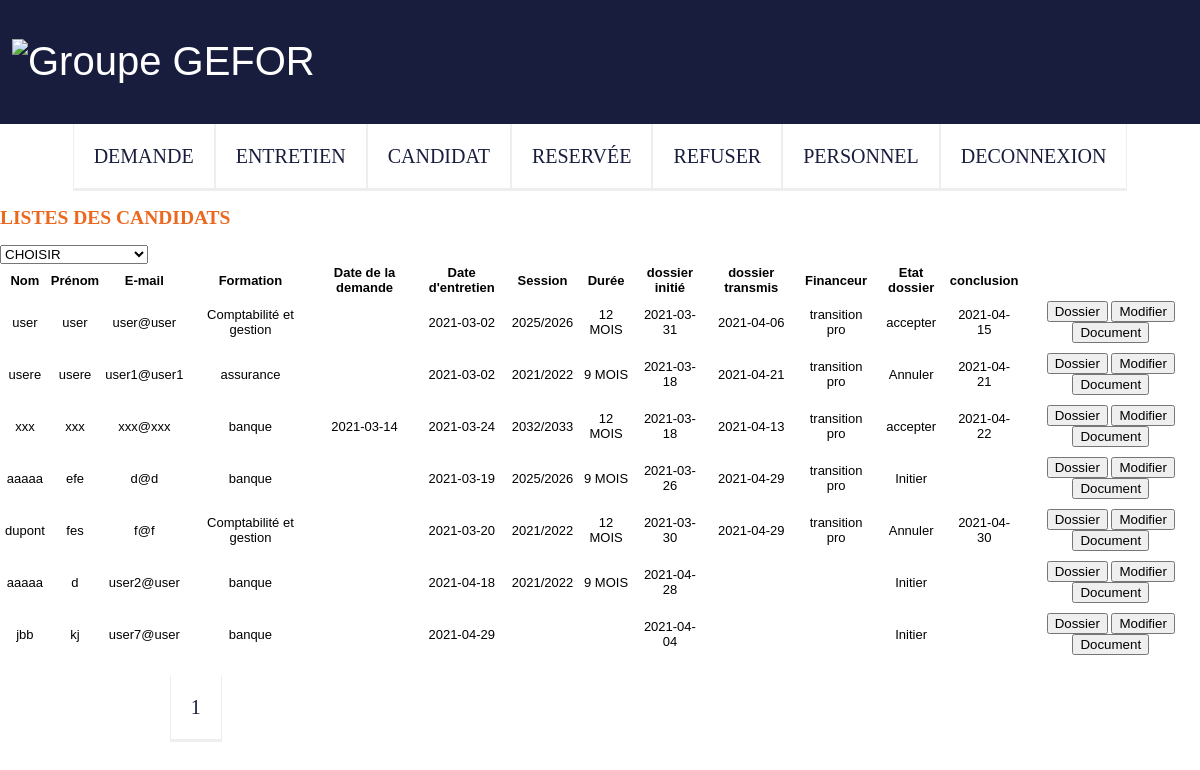
The app's page /ppe3_vrai/admin/candi_valid.php with its own data.
### tables this page shows
CREATE TABLE IF NOT EXISTS `candidat` (
  `idcandidat` int(11) NOT NULL AUTO_INCREMENT,
  `nom_dusage` varchar(45) NOT NULL,
  `nom_jeunefille` varchar(255) DEFAULT NULL,
  `prenom` varchar(45) NOT NULL,
  `date_naissance` date DEFAULT NULL,
  `adresse` varchar(75) DEFAULT NULL,
  `cp` varchar(10) DEFAULT NULL,
  `ville` varchar(45) DEFAULT NULL,
  `email` varchar(45) NOT NULL,
  `tel` varchar(14) DEFAULT NULL,
  `nationalite` varchar(255) DEFAULT NULL,
  `reunion_info` tinyint(1) DEFAULT NULL,
  `elementdeclencheur` text,
  `objectif2` text,
  `objectif3` text,
  `objectif4` text,
  `objectif5` text,
  `objectif7` text,
  `objectif8` text,
  `pk_formation` text,
  `court` text,
  `moyen` text,
  `long_terme` text,
  `points_forts` text,
  `axe_progres` text,
  `charges_familiales` text,
  `soutien_entourage` varchar(50) DEFAULT NULL,
  `adequation` text,
  `stages` text,
  `diplome` varchar(255) DEFAULT NULL,
  `motivations` varchar(45) DEFAULT NULL,
  `epreuve_dispense` varchar(255) DEFAULT NULL,
  `avis_projet` varchar(45) DEFAULT NULL,
  `decision` varchar(45) DEFAULT NULL,
  `remarque_decision` text,
  `organisme_connu` text,
  `id_situation` int(11) DEFAULT NULL,
  `commentaire_situation` varchar(45) DEFAULT NULL,
  `id_formation` int(11) DEFAULT NULL,
  `id_session` int(11) DEFAULT NULL,
  `mot_de_passe` varchar(255) NOT NULL,
  `id_groupe` int(11) NOT NULL,
  `date_ajout` date DEFAULT NULL,
  `date_modification` date DEFAULT NULL,
  `cursus_formulaire` int(11) DEFAULT NULL,
  `autre_soutien` varchar(100) DEFAULT NULL,
  `entretien` date DEFAULT NULL,
  `remarque_entretien` text,
  `resultat_test` varchar(11) DEFAULT NULL,
  PRIMARY KEY (`idcandidat`),
  KEY `idformation` (`id_formation`),
  KEY `idsituation_pro` (`id_situation`),
  KEY `id_session` (`id_session`),
  KEY `id_groupe` (`id_groupe`)
);

CREATE TABLE IF NOT EXISTS `formation` (
  `idformation` int(11) NOT NULL AUTO_INCREMENT,
  `libelle` varchar(45) DEFAULT NULL,
  `date_ajout` date DEFAULT NULL,
  `date_modification` date DEFAULT NULL,
  PRIMARY KEY (`idformation`)
);

CREATE TABLE IF NOT EXISTS `periode` (
  `idsession` int(11) NOT NULL AUTO_INCREMENT,
  `session` varchar(20) DEFAULT NULL,
  `duree` varchar(20) NOT NULL,
  `datedebut` date DEFAULT NULL,
  `datefin` date DEFAULT NULL,
  `date_ajout` date DEFAULT NULL,
  `date_modification` date DEFAULT NULL,
  PRIMARY KEY (`idsession`)
);

CREATE TABLE IF NOT EXISTS `dossier_etat` (
  `id_candidat` int(11) NOT NULL,
  `id_etat` int(11) NOT NULL,
  `initie` date DEFAULT NULL,
  `date` date DEFAULT NULL,
  `transmis` date DEFAULT NULL,
  `financeur` varchar(50) DEFAULT NULL,
  UNIQUE KEY `id_candidat` (`id_candidat`,`id_etat`) USING BTREE,
  KEY `id_etat` (`id_etat`)
);

CREATE TABLE IF NOT EXISTS `etat_dossier` (
  `id` int(11) NOT NULL AUTO_INCREMENT,
  `nom` varchar(50) NOT NULL,
  PRIMARY KEY (`id`)
);

### ppe3_vrai/admin/sql/sql_candi_valid.php (called while the page is built, shortened)
<?php
require_once('../bdd/connect.php');
if(isset($_GET['page']) && !empty($_GET['page'])){
    $currentPage = (int) strip_tags($_GET['page']);
}else{
    $currentPage = 1;
}
$parPage = 20;
if(isset($_GET['idforma']) && !empty($_GET['idforma'])){
    $formation= securite($_GET['idforma']);
    $compter= $db->prepare("SELECT COUNT(*) as nbPersonne FROM candidat
    WHERE   id_groupe = 3 and id_formation = :formation");
    $compter->bindValue(':formation', $formation, PDO::PARAM_INT);
    $compter->execute();
    $nbPersonne= $compter->fetch();
    $nbPerso = (int) $nbPersonne['nbPersonne'];
    $pages = ceil($nbPerso / $parPage);
    $premier = ($currentPage * $parPage) - $parPage;
    $base_joint = $db->prepare("SELECT idcandidat,date_naissance,prenom,nom_dusage,
    cp,ville,email,tel,formation.libelle,candidat.date_ajout,entretien,duree, periode.session,
    initie,transmis, financeur, etat_dossier.nom as statut, dossier_etat.date as conclu FROM candidat
    INNER JOIN formation
    on candidat.id_formation = formation.idformation
    left join periode
    on periode.idsession = candidat.id_session
    left join dossier_etat
    on dossier_etat.id_candidat = candidat.idcandidat
    left join etat_dossier
    on dossier_etat.id_etat = etat_dossier.id
    WHERE  id_groupe = 3 and id_formation = :formation
    LIMIT :premier, :parpage
    ");
    $base_joint->bindValue(':premier', $premier, PDO::PARAM_INT);
    $base_joint->bindValue(':parpage', $parPage, PDO::PARAM_INT);
    $base_joint->bindValue(':formation', $formation, PDO::PARAM_INT);
    $base_joint->execute();
    $candidat= $base_joint->fetchall(pdo::FETCH_ASSOC);
}  else{
    $compter= $db->prepare("SELECT COUNT(*) as nbPersonne FROM candidat
    WHERE  id_groupe = 3 ");
    $compter->execute();
    $nbPersonne= $compter->fetch();
    $premier = ($currentPage * $parPage) - $parPage;
    $base_joint = $db->prepare("SELECT idcandidat,date_naissance,prenom,nom_dusage,
    cp,ville,email,tel,formation.libelle,candidat.date_ajout,entretien,duree, periode.session,initie, transmis
    ,financeur,etat_dossier.nom as statut, dossier_etat.date as conclu  FROM candidat
    INNER JOIN formation
    on candidat.id_formation = formation.idformation
    left join periode
    on periode.idsession = candidat.id_session
    left join dossier_etat
    on dossier_etat.id_candidat = candidat.idcandidat
    left join etat_dossier
    on dossier_etat.id_etat = etat_dossier.id
    WHERE  id_groupe =3
    LIMIT :premier, :parpage
    ");
    $base_joint->bindValue(':premier', $premier, PDO::PARAM_INT);
    $base_joint->bindValue(':parpage', $parPage, PDO::PARAM_INT);
    $base_joint->execute();
    $candidat= $base_joint->fetchall(pdo::FETCH_ASSOC);
    $nbPerso = (int) $nbPersonne['nbPersonne'];
    $pages = ceil($nbPerso / $parPage);
}
?>

### ppe3_vrai/admin/candi_valid.php (the view, shortened to what this page needs)
<?php
require_once("header.php");
require("nav_admin.php");
require('sql/sql_candi_valid.php');
(!empty($_GET['idforma']) && isset($_GET['idforma']))? $forma= "&idforma=".$_GET['idforma']:$forma="";
?>
<main>
    <h2>LISTES DES CANDIDATS </h2>
    <SELECT onChange="document.location=this.options[this.selectedIndex].value">
        <OPTION VALUE="#" SELECTED>     CHOISIR     </OPTION>
    </SELECT>
    <table class="table">
        <thead>
            <th>Nom</th>
            <th>Prénom</th>
            <th>E-mail</th>
            <th>Formation</th>
            <th>Date de la demande</th>
            <th>Date d'entretien</th>
            <th>Session</th>
            <th>Durée</th>
            <th> dossier initié </th>
            <th>dossier transmis</th>
            <th>Financeur</th>
            <th>Etat dossier</th>
            <th>conclusion</th>
        </thead>
        <tbody>
            <?php
                foreach($candidat as $gefor){
            ?>
            <tr>
                    <td> <?=$gefor['nom_dusage'] ?></td>
                    <td> <?=$gefor['prenom'] ?></td>
                    <td> <?=$gefor['email'] ?></td>
                    <td> <?=$gefor['libelle'] ?></td>
                    <td><?=$gefor['date_ajout'] ?></td>
                    <td><?=$gefor['entretien'] ?></td>
                    <td><?=$gefor['session'] ?></td>
                    <td><?=$gefor['duree'] ?></td>
                    <td><?=$gefor['initie'] ?></td>
                    <td><?=$gefor['transmis'] ?></td>
                    <td><?=$gefor['financeur'] ?></td>
                    <td><?=$gefor['statut'] ?></td>
                    <td><?=$gefor['conclu'] ?></td>
                    <td>
                        <a href="dossier.php?idcandidat=<?= $gefor['idcandidat'] ?>"><button> Dossier</button></a>
                        <a href ="modifier_candidat_admin.php?idcandidat=<?=$gefor['idcandidat']?>"><button>Modifier</button></a>
                        <a href ="document.php?idcandidat=<?=$gefor['idcandidat']?>"><button>Document</button> </a>
                    </td>
            </tr>
        <?php } ?>
        </tbody>
    </table>
    <nav>
        <ul class="pagination"><br>
            <?php
                for($page = 1; $page <= $pages; $page++){
            ?>
            <li class="page-item <?= ($currentPage == $page) ? "active" : "" ?>">
                <a href="candi_valid.php?page=<?= $page?><?=$forma?>"><?= $page ?></a>
                    </li>
            <?php
                    }
            ?>
        </ul>
    </nav>
</main>

### ppe3_vrai/style.css (style rules this page uses)
body { font-family: 'Century Gothic', Calibri, sans-serif; font-size: 13px; margin: 0px; padding: 0px; }
h2 { color: #ec681f; font-family: 'Playfair Display',serif; }
td { text-align: center; margin: 5px; padding: 5px; border-collapse: collapse; }
nav { width: 100%; background-color: #FFF; }
nav ul { margin: 0px; padding: 0px; }
nav li { list-style-type: none; float: left; border-right: solid 1px #eee; color: #8da3d2; border-bottom:solid 3px #eee ; border-left:solid 1px #eee ; }
nav a { display: inline block; text-decoration: none; padding: 20px 30px; color: #FFF; text-transform: uppercase; font-size: 15px; }
.table { display: table; margin: 0 auto; border-collapse: collapse; }
li { list-style: none !important; color: #FFF; padding: 10px; font-size: 20px; text-decoration: none; }
nav ul li { list-style: none; line-height: 44px; float: left; background-color: #FFF; }
nav ul li a { color: #191d3d; padding: 10px; font-size: 20px; text-decoration: none; font-family:'Playfair Display',serif; }

### records on screen
candidat: nom_dusage "user", prenom "user", email "user@user", id_formation.libelle "Comptabilité et gestion", entretien "2021-03-02", id_session.session "2025/2026", id_session.duree "12 MOIS", dossier_etat.initie "2021-03-31", dossier_etat.transmis "2021-04-06", dossier_etat.financeur "transition pro", etat_dossier.nom "accepter", dossier_etat.date "2021-04-15"
candidat: nom_dusage "usere", prenom "usere", email "user1@user1", id_formation.libelle "assurance", entretien "2021-03-02", id_session.session "2021/2022", id_session.duree "9 MOIS", dossier_etat.initie "2021-03-18", dossier_etat.transmis "2021-04-21", dossier_etat.financeur "transition pro", etat_dossier.nom "Annuler", dossier_etat.date "2021-04-21"
candidat: nom_dusage "xxx", prenom "xxx", email "xxx@xxx", id_formation.libelle "banque", date_ajout "2021-03-14", entretien "2021-03-24", id_session.session "2032/2033", id_session.duree "12 MOIS", dossier_etat.initie "2021-03-18", dossier_etat.transmis "2021-04-13", dossier_etat.financeur "transition pro", etat_dossier.nom "accepter", dossier_etat.date "2021-04-22"
candidat: nom_dusage "aaaaa", prenom "efe", email "d@d", id_formation.libelle "banque", entretien "2021-03-19", id_session.session "2025/2026", id_session.duree "9 MOIS", dossier_etat.initie "2021-03-26", dossier_etat.transmis "2021-04-29", dossier_etat.financeur "transition pro", etat_dossier.nom "Initier"
candidat: nom_dusage "dupont", prenom "fes", email "f@f", id_formation.libelle "Comptabilité et gestion", entretien "2021-03-20", id_session.session "2021/2022", id_session.duree "12 MOIS", dossier_etat.initie "2021-03-30", dossier_etat.transmis "2021-04-29", dossier_etat.financeur "transition pro", etat_dossier.nom "Annuler", dossier_etat.date "2021-04-30"
candidat: nom_dusage "aaaaa", prenom "d", email "user2@user", id_formation.libelle "banque", entretien "2021-04-18", id_session.session "2021/2022", id_session.duree "9 MOIS", dossier_etat.initie "2021-04-28", etat_dossier.nom "Initier"
candidat: nom_dusage "jbb", prenom "kj", email "user7@user", id_formation.libelle "banque", entretien "2021-04-29", dossier_etat.initie "2021-04-04", etat_dossier.nom "Initier"
